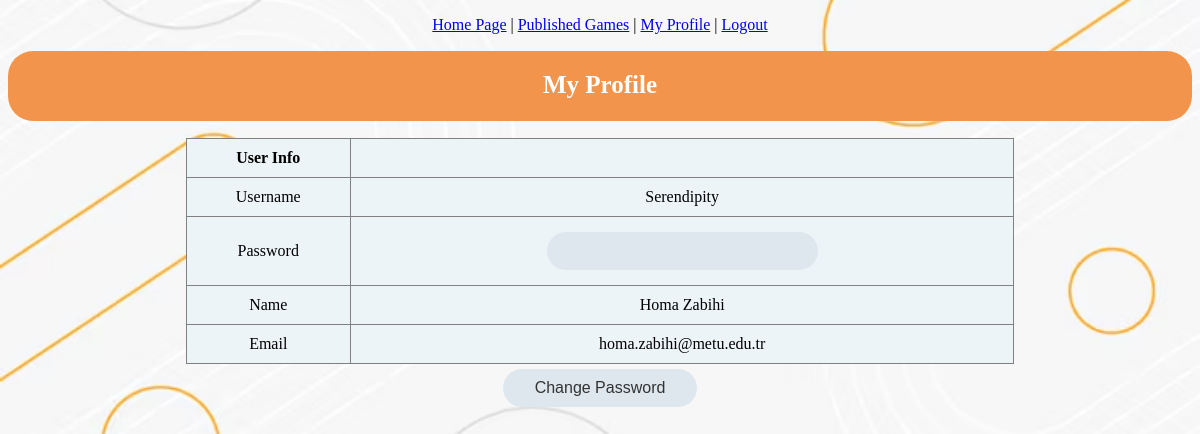
/myProfile (signed in), run on the app's committed database.
### tables this page shows
CREATE TABLE User(
        username TEXT PRIMARY KEY,
        password TEXT NOT NULL,
        name TEXT NOT NULL,
        email TEXT NOT NULL,
        isAdmin BOOLEAN NOT NULL
    );

### Main.py (the view)
@app.route("/myProfile", methods=["GET", "POST"])
def myProfile():
    username = session.get("username", None)
    isAdmin = session.get("isAdmin", False)
    conn = sqlite3.connect("PlatformDB.db")
    c = conn.cursor()
    c.execute("SELECT name, email FROM User WHERE username = ?", (username,))
    row = c.fetchone()
    name = row[0]
    email = row[1]
    conn.close()
    return render_template("myProfile.html", isAdmin=isAdmin, username=username, name=name, email=email)

### templates/myProfile.html (shortened to what this page needs)
<!DOCTYPE html>
<html lang="en">
<head>
    <link rel="stylesheet" href="{{ url_for('static', filename='style2.css') }}">
</head>
<body>
<p>
    <a href="/homepage">Home Page</a> |
    {% if isAdmin %}
    <a href="/manageGenres">Manage Genres</a>
    {% else %}
    <a href="/publishGames">Published Games</a>
    {% endif %} |
    <a href="/myProfile">My Profile</a> |
    <a href="/logout">Logout</a>
</p>
<h1>My Profile</h1>
<form method="POST" action="{{ url_for('changePassword') }}">
    <table border="1">
        <thead>
        <tr>
            <th>User Info</th>
        </tr>
        </thead>
        <tbody>
        <tr>
            <td>Username</td>
            <td>{{username}}</td>
        </tr>
        <tr>
            <td>Password</td>
            <td>
                <input type="password" id="password" name="password">
            </td>
        </tr>
        <tr>
            <td>Name</td>
            <td>{{name}}</td>
        </tr>
        <tr>
            <td>Email</td>
            <td>{{email}}</td>
        </tr>
        </tbody>
    </table>
    <input type="submit" value="Change Password">
</form>
</body>
</html>

### static/style2.css (style rules this page uses)
body { background-image: url("/static/website_background2.png"); height: fit-content; background-position: center; background-repeat: no-repeat; background-size: cover; }
h1 { font-size: 25px; color: white; text-align: center; background-color: #f2944b; height: 50px; border-radius: 25px; padding-top: 20px; }
p { text-align: center; }
form { text-align: center; }
table { table-layout: auto; width: 70%; text-align: center; align-content: center; margin-left: auto; margin-right: auto; border-collapse: collapse; padding: 15px; background-color: #edf4f7; }
td, th { padding-top: 10px; padding-bottom: 10px; }
input { background-color: #dde7ed; border: none; color: #333333; padding: 10px 32px; text-align: center; text-decoration: none; display: inline-block; font-size: 16px; border-radius: 20px; margin-top: 5px; margin-bottom: 5px; }

### data on the page
User: username "Serendipity", name "Homa Zabihi", email "homa.zabihi@metu.edu.tr"
